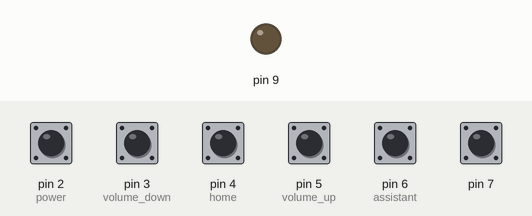
Simulated run of this sketch. Board: Arduino Leonardo, built with avr-gcc and run on an emulated ATmega32U4. On the bench: output pins drawn as LEDs (lit = HIGH). Dashed ring = blinking. Inputs (shaded band) come from the test bench; at power-on: pin 2 (power), pin 3 (volume_down), pin 4 (home), pin 5 (volume_up), pin 6 (assistant), pin 7 HIGH. USB keyboard and mouse output is not drawn.

Above: at 1.2 s.
1.3 s: pin 2 (power) pulled LOW for 1 s
At 1.55 s:
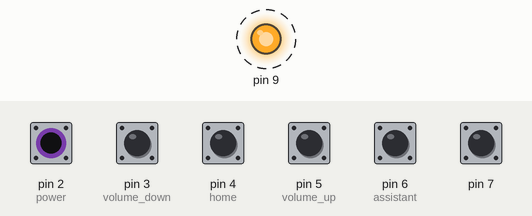
Timing chart, 0 to 4.3 s (numbered marks = the images above; inputs shaded):
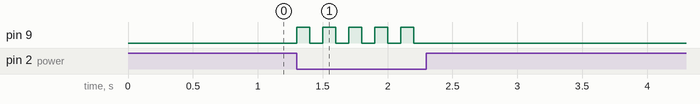

Measured:
- after the input at 1.3 s, pin 9: alternates HIGH for 0.10 s and LOW for 0.10 s, 10 changes in all, then stays LOW, starting at once

The sketch:

keypad2.ino
```cpp
/*
  Keyboard logout

  This sketch demonstrates the Keyboard library.

  When you connect pin 2 to ground, it performs a logout.
  It uses keyboard combinations to do this, as follows:

*/

#include "HID-Project.h"

  bool state = 0;


void setup() {
  // make pin 2 an input and turn on the pull-up resistor so it goes high unless
  // connected to ground:
  pinMode(2, INPUT_PULLUP); //power
  pinMode(3, INPUT_PULLUP); //volume down
  pinMode(4, INPUT_PULLUP); //home
  pinMode(5, INPUT_PULLUP); //volume up
  pinMode(6, INPUT_PULLUP); //assistant

  //pin 7 is a jumper to enable or disable brightness based switching
  pinMode(7, INPUT_PULLUP);
  //pin 9 is an output to control the LCD
  pinMode(9, OUTPUT);


  Keyboard.begin();
  Consumer.begin();
  NKROKeyboard.begin();


}

void loop() {


if(digitalRead(7) == LOW){
  int brightness = analogRead(A0);
  //ajust the value at which the screen will turn on
  if(brightness > 310 && state == 0){
     digitalWrite(9, HIGH);
      delay(100);
    digitalWrite(9, LOW);
    state = 1;
      delay(100);
  }
//adjust the value at which the screen will turn off
  if(brightness < 290 && state == 1){
     digitalWrite(9, HIGH);
      delay(100);
    digitalWrite(9, LOW);
    state = 0;
      delay(100);
  }
}

  //button reading
  if (digitalRead(4) == LOW) {
     Keyboard.press('Q');
      delay(100);
      // Keyboard.releaseAll();
      delay(100);
  }

 else if (digitalRead(3) == LOW) {
    Consumer.write(MEDIA_VOL_DOWN);
      delay(100);
      // Keyboard.releaseAll();
      delay(100);

  }

    else if (digitalRead(2) == LOW) {
    digitalWrite(9, HIGH);
      delay(100);
    digitalWrite(9, LOW);
    state = !state;
      delay(100);

  }

   else if (digitalRead(5) == LOW) {
    Consumer.write(MEDIA_VOL_UP);
      delay(100);
      delay(100);

  }

   else if (digitalRead(6) == LOW) {
     Keyboard.press('T');
      delay(100);
      // Keyboard.releaseAll();
      delay(100);

  }
else    { Keyboard.releaseAll(); }


  }
```
